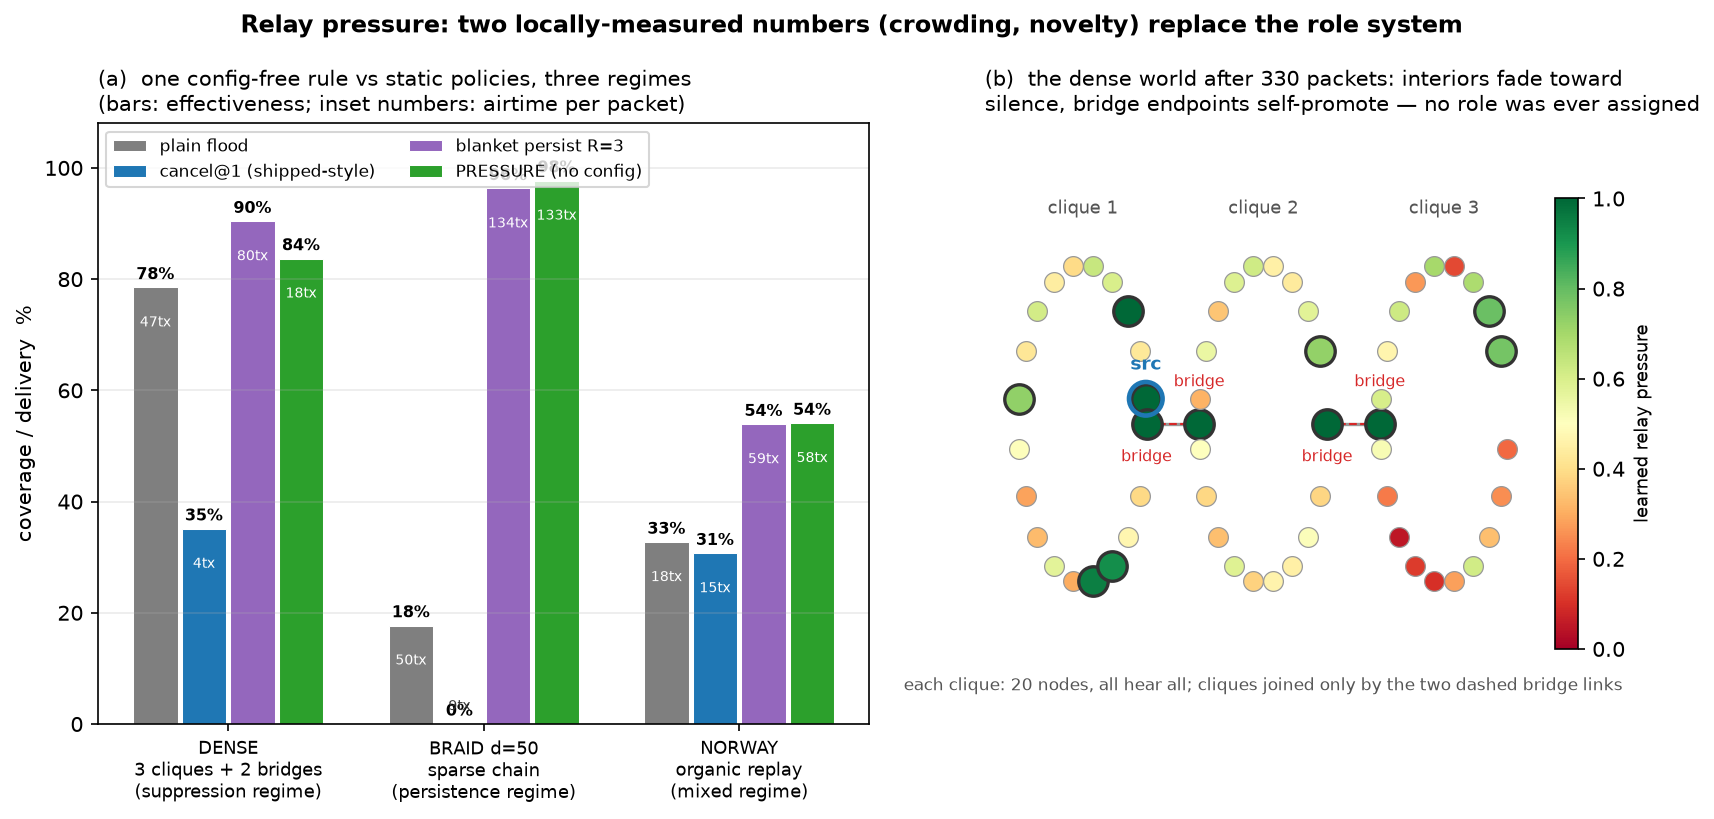

Source code (Python):
"""Figure: relay pressure -- three-world scorecard + learned bridge map."""
import math

import matplotlib
matplotlib.use("Agg")
import matplotlib.pyplot as plt
from matplotlib import cm
from matplotlib.colors import Normalize

from experiment_pressure import DenseWorld, PressureFlood

GREEN = "#2ca02c"
GRAY = "#7f7f7f"
RED = "#d62728"
BLUE = "#1f77b4"

fig = plt.figure(figsize=(13.4, 5.2))
gs = fig.add_gridspec(1, 2, width_ratios=[1.15, 1.0], wspace=0.16)

# ---- (a) three-world scorecard (numbers from experiment_pressure.py) ----
ax = fig.add_subplot(gs[0])
worlds = ["DENSE\n3 cliques + 2 bridges\n(suppression regime)",
          "BRAID d=50\nsparse chain\n(persistence regime)",
          "NORWAY\norganic replay\n(mixed regime)"]
configs = [
    ("plain flood", GRAY, [(78.5, 47.1), (17.7, 49.5), (32.7, 18.5)]),
    ("cancel@1 (shipped-style)", BLUE, [(35.1, 4.2), (0.0, 9.2), (30.7, 15.4)]),
    ("blanket persist R=3", "#9467bd", [(90.4, 80.0), (96.3, 134.0), (53.9, 59.0)]),
    ("PRESSURE (no config)", GREEN, [(83.7, 18.4), (97.7, 133.2), (54.1, 58.3)]),
]
n_w, n_c = len(worlds), len(configs)
width = 0.19
for ci, (label, color, vals) in enumerate(configs):
    xs = [wi + (ci - (n_c - 1) / 2) * width for wi in range(n_w)]
    ys = [v[0] for v in vals]
    b = ax.bar(xs, ys, width * 0.92, color=color,
               edgecolor="white", linewidth=0.5, label=label)
    for x, (cov, tx) in zip(xs, vals):
        ax.text(x, cov + 1.5, f"{cov:.0f}%", ha="center", fontsize=7.6,
                fontweight="bold")
        ax.text(x, max(cov - 7, 2.5), f"{tx:.0f}tx", ha="center", fontsize=6.8,
                color="white" if cov > 12 else "#333")
ax.set_xticks(range(n_w))
ax.set_xticklabels(worlds, fontsize=8.5)
ax.set_ylabel("coverage / delivery  %")
ax.set_ylim(0, 108)
ax.legend(fontsize=8, loc="upper left", ncol=2)
ax.grid(alpha=0.25, axis="y")
ax.set_title("(a)  one config-free rule vs static policies, three regimes\n"
             "(bars: effectiveness; inset numbers: airtime per packet)",
             fontsize=10, loc="left")

# ---- (b) learned pressure map of the dense world ----
axb = fig.add_subplot(gs[1])
world = DenseWorld(0.9, 0.8, seed=11)
proto = PressureFlood()
for _ in range(330):
    proto.flood(world, world.src, hop_limit=10)

pos = {}
centers = [(-2.4, 0.0), (0.0, 0.0), (2.4, 0.0)]
for c in range(3):
    cx, cy = centers[c]
    for i in range(20):
        ang = 2 * math.pi * i / 20 + math.pi / 20
        r = 0.85
        pos[f"!{c:02x}{i:02x}0000"] = (cx + r * math.cos(ang),
                                       cy + r * math.sin(ang))
# bridge endpoints face their partner clique
pos["!00130000"] = (centers[0][0] + 0.85, 0.0)
pos["!01000000"] = (centers[1][0] - 0.85, 0.0)
pos["!01130000"] = (centers[1][0] + 0.85, 0.0)
pos["!02000000"] = (centers[2][0] - 0.85, 0.0)

bridges = [("!00130000", "!01000000"), ("!01130000", "!02000000")]
for a, b in bridges:
    (x1, y1), (x2, y2) = pos[a], pos[b]
    axb.plot([x1, x2], [y1, y2], "-", color="#999", lw=1.6, zorder=1)
    axb.plot([x1, x2], [y1, y2], "--", color=RED, lw=1.0, zorder=2)

norm = Normalize(vmin=0.0, vmax=1.0)
cmap = plt.get_cmap("RdYlGn")
for n, (x, y) in pos.items():
    p = proto.pressure(n)
    big = p >= 0.7
    axb.scatter([x], [y], s=200 if big else 90, c=[cmap(norm(p))],
                edgecolors="#333" if big else "#999",
                linewidths=1.6 if big else 0.6, zorder=3)
axb.scatter(*pos[world.src], s=260, facecolors="none", edgecolors=BLUE,
            linewidths=2.2, zorder=4)
axb.annotate("src", pos[world.src], textcoords="offset points",
             xytext=(0, 14), color=BLUE, fontsize=9, ha="center",
             fontweight="bold")
for a, b in bridges:
    for n, dy in ((a, -18), (b, 18)):
        axb.annotate("bridge", pos[n], textcoords="offset points",
                     xytext=(0, dy), fontsize=7.6, ha="center", color=RED)
for c, (cx, cy) in enumerate(centers):
    axb.text(cx, 1.12, f"clique {c + 1}", ha="center", fontsize=8.6,
             color="#555")
axb.text(0, -1.42, "each clique: 20 nodes, all hear all; cliques joined only by the two dashed bridge links",
         ha="center", fontsize=8.2, color="#555")

sm = cm.ScalarMappable(norm=norm, cmap=cmap)
cb = fig.colorbar(sm, ax=axb, shrink=0.75, pad=0.02)
cb.set_label("learned relay pressure", fontsize=8.5)
axb.set_xlim(-3.7, 3.7)
axb.set_ylim(-1.6, 1.6)
axb.axis("off")
axb.set_title("(b)  the dense world after 330 packets: interiors fade toward\n"
              "silence, bridge endpoints self-promote \u2014 no role was ever assigned",
              fontsize=10, loc="left")

fig.suptitle("Relay pressure: two locally-measured numbers (crowding, novelty) replace the role system",
             fontsize=11.5, fontweight="bold", y=1.02)
fig.savefig("fig_pressure.png", dpi=150, bbox_inches="tight")
print("wrote fig_pressure.png")
